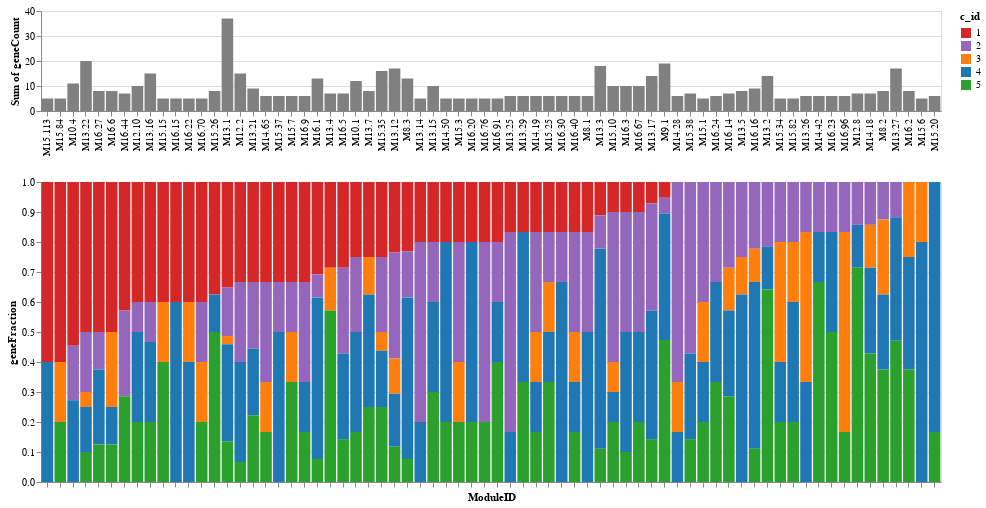

The notebook cell saved with this chart:
### Code cell
filter_Dx = module_agg_DF[module_agg_DF.ModuleID.isin(moduleGeneSum_filtered.index)]

stackedBar = alt.Chart(filter_Dx,height=300,width=900).mark_bar(filled=True,).encode(
    x=alt.X("ModuleID",sort=list(filter_Dx.ModuleID.values),axis=alt.Axis(title="ModuleID",labels=False)),
    y=alt.Y("geneFraction"),
    color=alt.Color('c_id:O',scale=alt.Scale(domain=list(color_key.keys()),range=list(color_key.values()))),
    tooltip=list(filter_Dx.columns)
)

tCount = alt.Chart(filter_Dx,height=100,width=900).mark_bar(filled=True,color="gray").encode(
    x=alt.X("ModuleID",sort=list(filter_Dx.ModuleID.unique()),axis=alt.Axis(title="",labels=True)),
    y=alt.Y("sum(geneCount)"),
    tooltip=["ModuleID","sum(geneCount)"]
)


moduleFracPlot = alt.vconcat(tCount, stackedBar)
moduleFracPlot

### Figure 1 — Vega-Lite specification as saved in the notebook (floating-point values rounded to 4 significant figures; data arrays with more than 128 entries replaced by an {"elided": "..."} marker saying what was removed)
{"config": {"view": {"continuousWidth": 300, "continuousHeight": 300}}, "vconcat": [{"mark": {"type": "bar", "color": "gray", "filled": true}, "encoding": {"tooltip": [{"field": "ModuleID", "type": "nominal"}, {"aggregate": "sum", "field": "geneCount", "type": "quantitative"}], "x": {"axis": {"labels": true, "title": ""}, "field": "ModuleID", "sort": ["M15.113", "M15.84", "M10.4", "M13.22", "M16.27", "M16.6", "M16.44", "M12.10", "M13.16", "M15.15", "M16.15", "M16.22", "M16.70", "M15.26", "M13.1", "M12.2", "M13.21", "M14.65", "M15.37", "M15.7", "M16.9", "M16.1", "M13.4", "M16.5", "M10.1", "M13.7", "M15.35", "M13.12", "M8.3", "M13.14", "M13.15", "M14.50", "M15.3", "M16.20", "M16.76", "M16.91", "M13.25", "M13.29", "M14.19", "M15.25", "M16.30", "M16.40", "M8.1", "M13.3", "M15.10", "M16.3", "M16.67", "M13.17", "M9.1", "M14.28", "M15.38", "M15.1", "M16.24", "M16.14", "M13.5", "M16.16", "M13.2", "M15.34", "M15.82", "M13.26", "M14.42", "M16.23", "M16.96", "M12.8", "M14.18", "M8.2", "M13.27", "M16.2", "M15.6", "M15.20"], "type": "nominal"}, "y": {"aggregate": "sum", "field": "geneCount", "type": "quantitative"}}, "height": 100, "width": 900}, {"mark": {"type": "bar", "filled": true}, "encoding": {"color": {"field": "c_id", "scale": {"domain": [1, 2, 3, 4, 5], "range": ["#d62728", "#9467bd", "#ff7f0e", "#1f77b4", "#2ca02c"]}, "type": "ordinal"}, "tooltip": [{"field": "ModuleID", "type": "nominal"}, {"field": "c_id", "type": "quantitative"}, {"field": "geneCount", "type": "quantitative"}, {"field": "geneFraction", "type": "quantitative"}, {"field": "geneList", "type": "nominal"}, {"field": "a_pathogenic_assoc", "type": "quantitative"}, {"field": "b_host_immune_Respo", "type": "quantitative"}, {"field": "c_organ_dysfunction", "type": "quantitative"}, {"field": "d_circu_leu_imm_biol", "type": "quantitative"}, {"field": "e_biomarker_clinical", "type": "quantitative"}, {"field": "f_pot_bolldtransc_biomarker", "type": "quantitative"}, {"field": "g_drug_target", "type": "quantitative"}, {"field": "h_theraputically_rel", "type": "quantitative"}], "x": {"axis": {"labels": false, "title": "ModuleID"}, "field": "ModuleID", "sort": {"elided": "252 str values"}, "type": "nominal"}, "y": {"field": "geneFraction", "type": "quantitative"}}, "height": 300, "width": 900}], "data": {"name": "data-74eb9ad2ae7e01e749944ea0052b90bf"}, "$schema": "https://vega.github.io/schema/vega-lite/v5.14.1.json", "datasets": {"data-74eb9ad2ae7e01e749944ea0052b90bf": {"elided": "252 records"}}}
